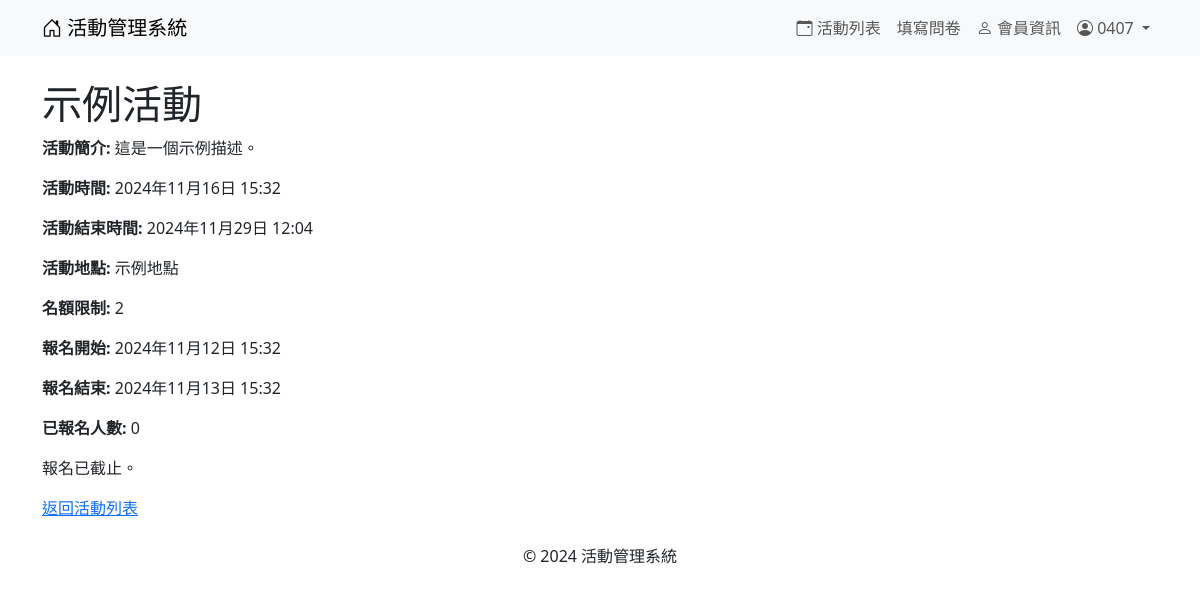
The app's page /events/events/1/ (signed in) with its own data.
### events/models.py (models this page shows, shortened)
class Event(models.Model):
    ACTIVITY_TYPES = [
        ('lecture', '講座'),
        ('seminar', '研討會'),
    ]
    STATUS_CHOICES = [
        ('open', '報名中'),
        ('closed', '報名截止'),
        ('not_open', '尚未開放報名'),
    ]
    name = models.CharField(max_length=200)
    description = models.TextField()
    event_time = models.DateTimeField()
    end_time = models.DateTimeField()
    location = models.CharField(max_length=200)
    capacity_limit = models.PositiveIntegerField()
    registration_start = models.DateTimeField()
    registration_end = models.DateTimeField()
    activity_type = models.CharField(max_length=20, choices=ACTIVITY_TYPES)
    status = models.CharField(max_length=20, choices=STATUS_CHOICES, default='not_open')
    published_time = models.DateTimeField(auto_now_add=True)
    updated_time = models.DateTimeField(auto_now=True)
    poster = models.ImageField(upload_to='posters/', blank=True, null=True)
    language = models.CharField(max_length=100, blank=True, null=True)

### events/views.py (the view)
# urls.py: path('events/<int:event_id>/', views.event_detail, name='event_detail'),
def event_detail(request, event_id):
    event = get_object_or_404(Event, id=event_id)
    participants_count = event.event_registrations.count()  # 修正 related_name
    is_registered = event.event_registrations.filter(user=request.user).exists()
    return render(request, 'events/event_detail.html', {
        'event': event,
        'participants_count': participants_count,
        'is_registered': is_registered,
        'now': now(),
    })

### templates/events/event_detail.html (shortened to what this page needs)
{% extends 'base.html' %}
{% block content %}
    <h1>{{ event.name }}</h1>
    <p><strong>活動簡介:</strong> {{ event.description }}</p>
    <p><strong>活動時間:</strong> {{ event.event_time }}</p>
    <p><strong>活動結束時間:</strong> {{ event.end_time }}</p>
    <p><strong>活動地點:</strong> {{ event.location }}</p>
    <p><strong>名額限制:</strong> {{ event.capacity_limit }}</p>
    <p><strong>報名開始:</strong> {{ event.registration_start }}</p>
    <p><strong>報名結束:</strong> {{ event.registration_end }}</p>
    <p><strong>已報名人數:</strong> {{ participants_count }}</p>
    {% if user.is_authenticated %}
        {% if is_registered %}
            <p>您已報名此活動。</p>
            <form method="POST" action="{% url 'cancel_registration' event.id %}">
                {% csrf_token %}
                <button type="submit">取消報名</button>
            </form>
        {% elif participants_count >= event.capacity_limit %}
            <p>此活動名額已滿。</p>
        {% elif now < event.registration_start %}
            <p>報名尚未開放。</p>
        {% elif now > event.registration_end %}
            <p>報名已截止。</p>
        {% else %}
            <form method="POST" action="{% url 'register_event' event.id %}">
                {% csrf_token %}
                <button type="submit">報名活動</button>
            </form>
        {% endif %}
    {% else %}
        <p>請先<a href="{% url 'login' %}">登入</a>以報名活動。</p>
    {% endif %}
    <a href="{% url 'event_list' %}">返回活動列表</a>
{% endblock %}

### templates/base.html (shortened to what this page needs)
<!DOCTYPE html>
<html lang="zh-Hant">
    <head>
        {% load django_bootstrap5 %}
        {% bootstrap_css %}
        <link rel="stylesheet" href="https://cdn.jsdelivr.net/npm/bootstrap-icons@1.10.5/font/bootstrap-icons.css">
    </head>
<body>
    <nav class="navbar navbar-expand-lg navbar-light bg-light">
        <div class="container">
            <a class="navbar-brand" href="{% url 'index' %}"><i class="bi bi-house-door"></i> 活動管理系統</a>
            <div class="collapse navbar-collapse" id="navbarSupportedContent">
                <ul class="navbar-nav ms-auto">
                    {% if user.is_authenticated %}
                    <li class="nav-item">
                        <a class="nav-link" href="{% url 'event_list' %}"><i class="bi bi-calendar-event"></i> 活動列表</a>
                    </li>
                    <li class="nav-item">
                        <a class="nav-link" href="{% url 'dashboard' %}">填寫問卷</a>
                    </li>
                        {% if user.is_superuser %}
                            <li class="nav-item"><a class="nav-link" href="{% url 'profile' %}"><i class="bi bi-speedometer2"></i> 管理平台</a></li>
                            <li class="nav-item"><a class="nav-link" href="{% url 'event_analysis' %}"><i class="bi bi-graph-up"></i> 活動分析</a></li>
                            <li class="nav-item"><a class="nav-link" href="{% url 'draw_home' %}"><i class="bi bi-gift"></i> 抽獎</a></li>
                        {% else %}
                            <li class="nav-item"><a class="nav-link" href="{% url 'profile' %}"><i class="bi bi-person"></i> 會員資訊</a></li>
                        {% endif %}
                        <li class="nav-item dropdown">
                            <a class="nav-link dropdown-toggle" href="#" id="userDropdown" role="button" data-bs-toggle="dropdown">
                                <i class="bi bi-person-circle"></i> {{ user.username }}
                            </a>
                        </li>
                    {% else %}
                        <li class="nav-item"><a class="nav-link" href="{% url 'login' %}"><i class="bi bi-box-arrow-in-right"></i> 登入</a></li>
                        <li class="nav-item"><a class="nav-link" href="{% url 'register' %}"><i class="bi bi-person-plus"></i> 註冊</a></li>
                    {% endif %}
                </ul>
            </div>
        </div>
    </nav>
    <div class="container mt-4">
        {% block content %}{% endblock %}
    </div>
    <footer class="text-center mt-4">
        <p>&copy; 2024 活動管理系統</p>
    </footer>
</body>
</html>

### records on screen
Event: name "示例活動", description "這是一個示例描述。", event_time "2024年11月16日 15:32", end_time "2024年11月29日 12:04", location "示例地點", capacity_limit "2", registration_start "2024年11月12日 15:32", registration_end "2024年11月13日 15:32"

### other values on screen
{{ user.username }} "0407"
{{ participants_count }} "0"
